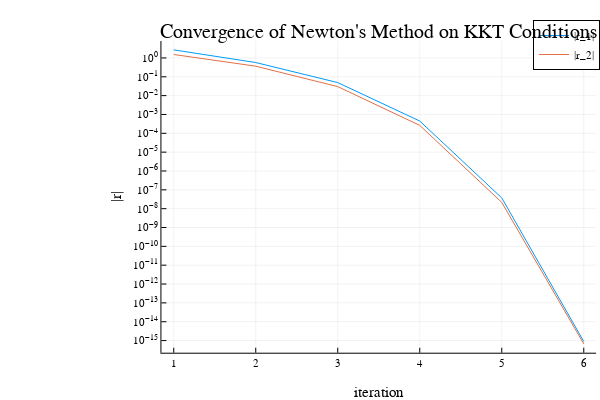

The notebook cell saved with this chart:
### Markdown cell above
To find the minimum for this cost function $f(x)$, let's write the KKT conditions for optimality:


$$ \nabla f(x) = 0 \quad \quad \text{stationarity}, $$


which we see is just another rootfinding problem. We are now going to use Newton's method on the KKT conditions to find the $x$ in which $\nabla f(x) = 0$.

### Code cell
@testset "2c" begin 
    Q = [1.65539  2.89376; 2.89376  6.51521];
    q = [2;-3]
    f(x) = 0.5*x'*Q*x + q'*x + exp(-1.3*x[1] + 0.3*x[2]^2)
    
    function kkt_conditions(x)
        # TODO: return the stationarity condition for the cost function f (∇f(x))
        # hint: use forward diff
        return FD.gradient(dx -> f(dx), x)
    end
    
    residual_fx(_x) = kkt_conditions(_x)

    x0 = [-0.9512129986081451, 0.8061342694354091]
    X = newtons_method(x0, residual_fx; max_iters = 10)
    R = residual_fx.(X) # the . evaluates the function at each element of the array

    Rp = [[abs(R[i][ii]) for i = 1:length(R)] for ii = 1:length(R[1])] # this gets abs of each term at each iteration
    
    # tests 
    @test norm(R[end])<1e-10; 

    plot(Rp[1],yaxis=:log,ylabel = "|r|",xlabel = "iteration",
         yticks= [1.0*10.0^(-x) for x = float(15:-1:-2)],
         title = "Convergence of Newton's Method on KKT Conditions",label = "|r_1|")
    display(plot!(Rp[2],label = "|r_2|"))
    
end

### Figure 1 — Plotly figure (JSON) as saved in the notebook; plotly's stock layout.template omitted (floating-point values rounded to 4 significant figures)
{"data": [{"colorbar": {"len": 0.8657, "title": "", "x": 0.9934, "y": 0.5087}, "legendgroup": "|r_1|", "line": {"color": "rgba(0, 154, 250, 1.000)", "dash": "solid", "shape": "linear", "width": 1}, "mode": "lines", "name": "|r_1|", "showlegend": true, "type": "scatter", "x": [1, 2, 3, 4, 5, 6], "xaxis": "x", "y": [2.683, 0.5706, 0.04921, 0.0004481, 3.734e-08, 8.882e-16], "yaxis": "y", "zmax": null, "zmin": null}, {"colorbar": {"len": 0.8657, "title": "", "x": 0.9934, "y": 0.5087}, "legendgroup": "|r_2|", "line": {"color": "rgba(227, 111, 71, 1.000)", "dash": "solid", "shape": "linear", "width": 1}, "mode": "lines", "name": "|r_2|", "showlegend": true, "type": "scatter", "x": [1, 2, 3, 4, 5, 6], "xaxis": "x", "y": [1.524, 0.3648, 0.03006, 0.0002627, 2.164e-08, 6.661e-16], "yaxis": "y", "zmax": null, "zmin": null}], "layout": {"annotations": [{"font": {"color": "rgba(0, 0, 0, 1.000)", "family": "sans-serif", "size": 20}, "rotation": 0, "showarrow": false, "text": "Convergence of Newton's Method on KKT Conditions", "x": 0.6312, "xanchor": "center", "xref": "paper", "y": 1, "yanchor": "top", "yref": "paper"}], "height": 400, "legend": {"bgcolor": "rgba(255, 255, 255, 1.000)", "bordercolor": "rgba(0, 0, 0, 1.000)", "borderwidth": 1, "font": {"color": "rgba(0, 0, 0, 1.000)", "family": "sans-serif", "size": 11}, "title": {"font": {"color": "rgba(0, 0, 0, 1.000)", "family": "sans-serif", "size": 15}, "text": ""}, "tracegroupgap": 0, "traceorder": "normal", "x": 1, "xanchor": "auto", "y": 1, "yanchor": "auto"}, "margin": {"b": 20, "l": 0, "r": 0, "t": 20}, "paper_bgcolor": "rgba(255, 255, 255, 1.000)", "plot_bgcolor": "rgba(255, 255, 255, 1.000)", "showlegend": true, "width": 600, "xaxis": {"anchor": "y", "domain": [0.2691, 0.9934], "gridcolor": "rgba(0, 0, 0, 0.100)", "gridwidth": 0.5, "linecolor": "rgba(0, 0, 0, 1.000)", "mirror": false, "range": [0.85, 6.15], "showgrid": true, "showline": true, "showticklabels": true, "tickangle": 0, "tickcolor": "rgb(0, 0, 0)", "tickfont": {"color": "rgba(0, 0, 0, 1.000)", "family": "sans-serif", "size": 11}, "tickmode": "array", "ticks": "inside", "ticktext": ["1", "2", "3", "4", "5", "6"], "tickvals": [1, 2, 3, 4, 5, 6], "title": "iteration", "titlefont": {"color": "rgba(0, 0, 0, 1.000)", "family": "sans-serif", "size": 15}, "type": "-", "visible": true, "zeroline": false, "zerolinecolor": "rgba(0, 0, 0, 1.000)"}, "yaxis": {"anchor": "x", "domain": [0.07581, 0.9415], "gridcolor": "rgba(0, 0, 0, 0.100)", "gridwidth": 0.5, "linecolor": "rgba(0, 0, 0, 1.000)", "mirror": false, "range": [-15.64, 0.8967], "showgrid": true, "showline": true, "showticklabels": true, "tickangle": 0, "tickcolor": "rgb(0, 0, 0)", "tickfont": {"color": "rgba(0, 0, 0, 1.000)", "family": "sans-serif", "size": 11}, "tickmode": "array", "ticks": "inside", "ticktext": ["10<sup>−15</sup>", "10<sup>−14</sup>", "10<sup>−13</sup>", "10<sup>−12</sup>", "10<sup>−11</sup>", "10<sup>−10</sup>", "10<sup>−9</sup>", "10<sup>−8</sup>", "10<sup>−7</sup>", "10<sup>−6</sup>", "10<sup>−5</sup>", "10<sup>−4</sup>", "10<sup>−3</sup>", "10<sup>−2</sup>", "10<sup>−1</sup>", "10<sup>0</sup>"], "tickvals": [1e-15, 1e-14, 1e-13, 1e-12, 1e-11, 1e-10, 1e-09, 1e-08, 1e-07, 1e-06, 1e-05, 0.0001, 0.001, 0.01, 0.1, 1], "title": "|r|", "titlefont": {"color": "rgba(0, 0, 0, 1.000)", "family": "sans-serif", "size": 15}, "type": "log", "visible": true, "zeroline": false, "zerolinecolor": "rgba(0, 0, 0, 1.000)"}}}
